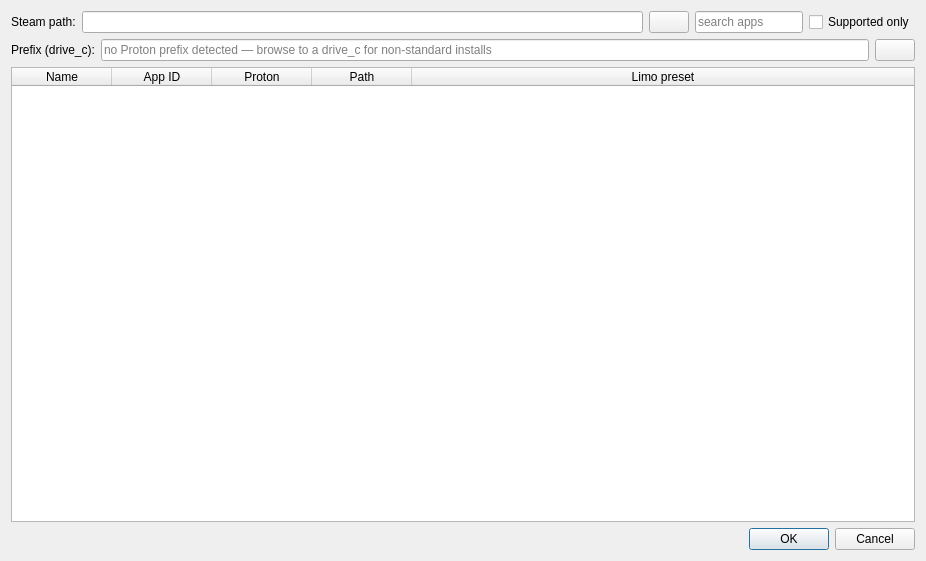
<?xml version="1.0" encoding="UTF-8"?>
<ui version="4.0">
 <class>ImportFromSteamDialog</class>
 <widget class="QDialog" name="ImportFromSteamDialog">
  <property name="geometry">
   <rect>
    <x>0</x>
    <y>0</y>
    <width>926</width>
    <height>561</height>
   </rect>
  </property>
  <property name="windowTitle">
   <string>Dialog</string>
  </property>
  <layout class="QGridLayout" name="gridLayout">
   <item row="0" column="0">
    <layout class="QHBoxLayout" name="horizontalLayout" stretch="0,1,0,0,0">
     <item>
      <widget class="QLabel" name="label">
       <property name="toolTip">
        <string>Path to the steamapps directory containing libraryfolders.vdf</string>
       </property>
       <property name="text">
        <string>Steam path:</string>
       </property>
      </widget>
     </item>
     <item>
      <widget class="QLineEdit" name="path_field"/>
     </item>
     <item>
      <widget class="QPushButton" name="pick_path_button">
       <property name="toolTip">
        <string>Pick steam path</string>
       </property>
       <property name="text">
        <string/>
       </property>
       <property name="icon">
        <iconset theme="folder-open">
         <normaloff>.</normaloff>.</iconset>
       </property>
      </widget>
     </item>
     <item>
      <widget class="QLineEdit" name="search_field">
       <property name="toolTip">
        <string>Filter applications</string>
       </property>
       <property name="placeholderText">
        <string>search apps</string>
       </property>
      </widget>
     </item>
     <item>
      <widget class="QCheckBox" name="supported_only_checkbox">
       <property name="toolTip">
        <string>Only show games Limo has a preset for</string>
       </property>
       <property name="text">
        <string>Supported only</string>
       </property>
      </widget>
     </item>
    </layout>
   </item>
   <item row="1" column="0">
    <layout class="QHBoxLayout" name="prefix_layout" stretch="0,1,0">
     <item>
      <widget class="QLabel" name="prefix_label">
       <property name="toolTip">
        <string>Proton/WINE prefix drive_c used to resolve $STEAM_PREFIX_PATH$ in presets. Auto-detected per game; override here for non-standard prefixes.</string>
       </property>
       <property name="text">
        <string>Prefix (drive_c):</string>
       </property>
      </widget>
     </item>
     <item>
      <widget class="QLineEdit" name="prefix_field">
       <property name="placeholderText">
        <string>no Proton prefix detected — browse to a drive_c for non-standard installs</string>
       </property>
      </widget>
     </item>
     <item>
      <widget class="QPushButton" name="pick_prefix_button">
       <property name="toolTip">
        <string>Browse for a prefix drive_c directory</string>
       </property>
       <property name="text">
        <string/>
       </property>
       <property name="icon">
        <iconset theme="folder-open">
         <normaloff>.</normaloff>.</iconset>
       </property>
      </widget>
     </item>
    </layout>
   </item>
   <item row="2" column="0">
    <widget class="QTableWidget" name="app_table">
     <property name="editTriggers">
      <set>QAbstractItemView::NoEditTriggers</set>
     </property>
     <property name="alternatingRowColors">
      <bool>true</bool>
     </property>
     <property name="selectionMode">
      <enum>QAbstractItemView::SingleSelection</enum>
     </property>
     <property name="selectionBehavior">
      <enum>QAbstractItemView::SelectRows</enum>
     </property>
     <property name="sortingEnabled">
      <bool>true</bool>
     </property>
     <attribute name="horizontalHeaderStretchLastSection">
      <bool>true</bool>
     </attribute>
     <column>
      <property name="text">
       <string>Name</string>
      </property>
     </column>
     <column>
      <property name="text">
       <string>App ID</string>
      </property>
     </column>
     <column>
      <property name="text">
       <string>Proton</string>
      </property>
     </column>
     <column>
      <property name="text">
       <string>Path</string>
      </property>
     </column>
     <column>
      <property name="text">
       <string>Limo preset</string>
      </property>
     </column>
    </widget>
   </item>
   <item row="3" column="0">
    <widget class="QDialogButtonBox" name="buttonBox">
     <property name="orientation">
      <enum>Qt::Horizontal</enum>
     </property>
     <property name="standardButtons">
      <set>QDialogButtonBox::Cancel|QDialogButtonBox::Ok</set>
     </property>
    </widget>
   </item>
  </layout>
 </widget>
 <resources/>
 <connections>
  <connection>
   <sender>buttonBox</sender>
   <signal>accepted()</signal>
   <receiver>ImportFromSteamDialog</receiver>
   <slot>accept()</slot>
   <hints>
    <hint type="sourcelabel">
     <x>248</x>
     <y>254</y>
    </hint>
    <hint type="destinationlabel">
     <x>157</x>
     <y>274</y>
    </hint>
   </hints>
  </connection>
  <connection>
   <sender>buttonBox</sender>
   <signal>rejected()</signal>
   <receiver>ImportFromSteamDialog</receiver>
   <slot>reject()</slot>
   <hints>
    <hint type="sourcelabel">
     <x>316</x>
     <y>260</y>
    </hint>
    <hint type="destinationlabel">
     <x>286</x>
     <y>274</y>
    </hint>
   </hints>
  </connection>
 </connections>
</ui>
